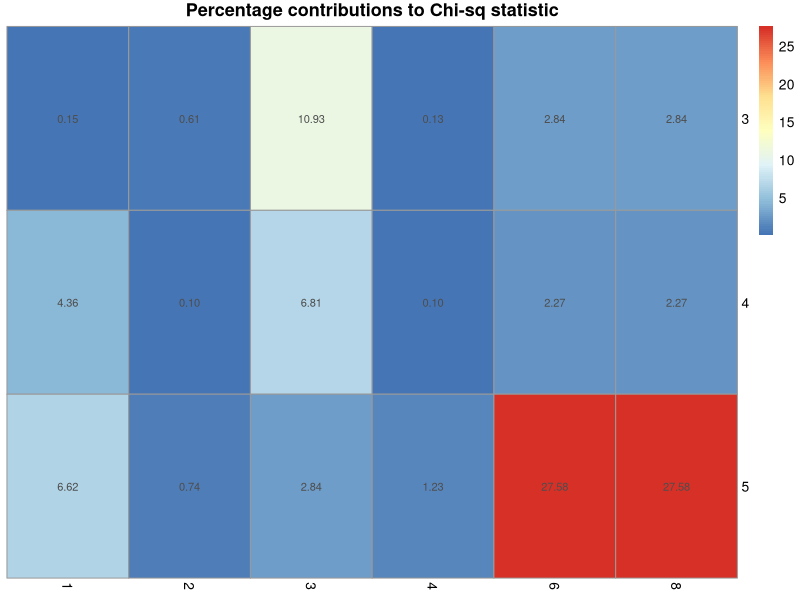
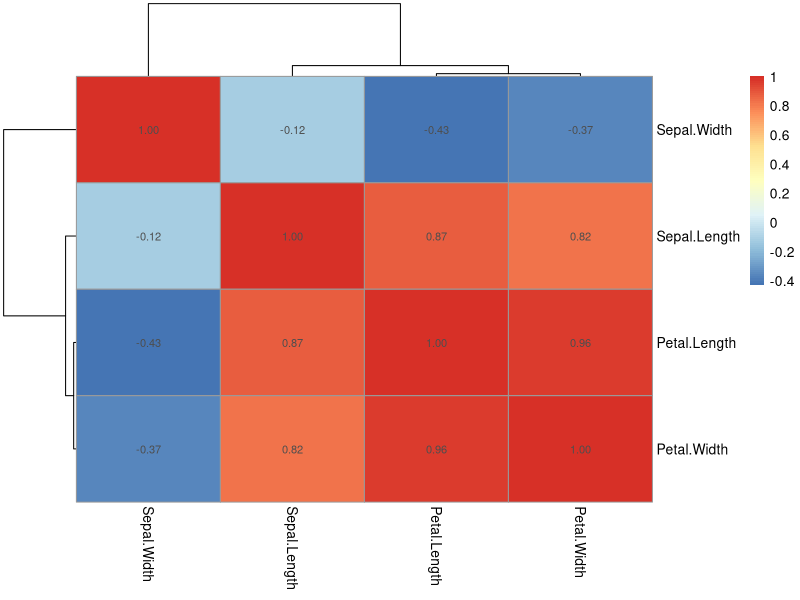
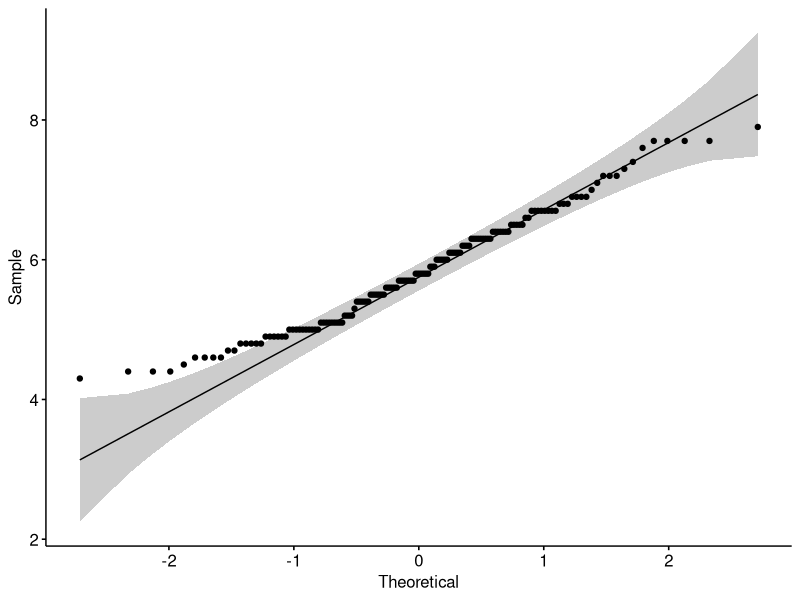
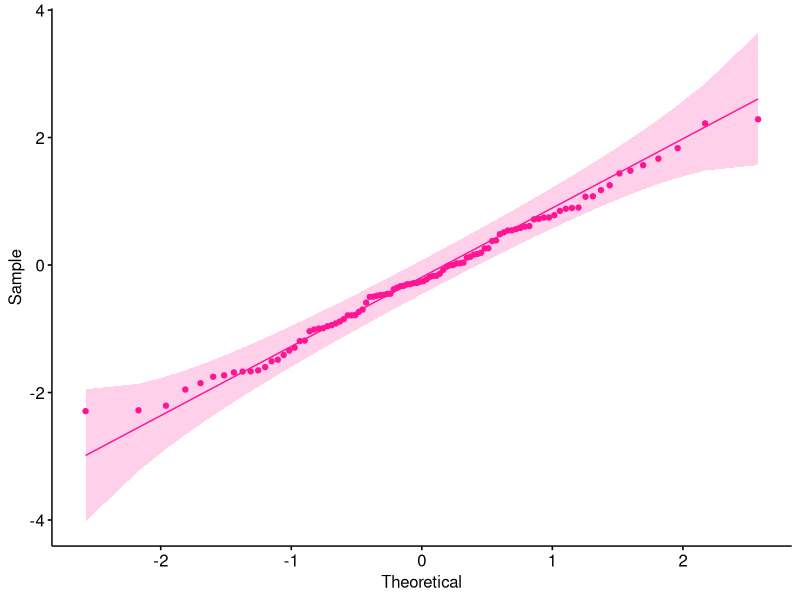
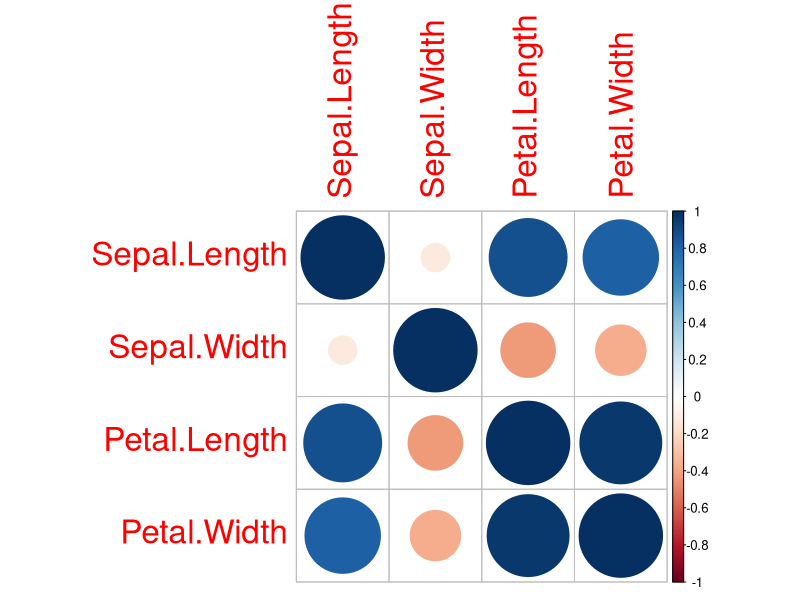

These figures' R source, in order:
data()
mtcars
View(mtcars)
??mtcars
data <- table(mtcars$gear, mtcars$carb)
chi <- chisq.test(data)
factor(mtcars$carb)
chi$statistic
observed_counts <- chi$observed
expected_counts <- chi$expected
print(round(chi$expected), 2)
#create heatmap for percentage contributions
#Calculate contribution to chi-square statistic
contributions <- (observed_counts-expected_counts)^2 / expected_counts
total <- sum(contributions)
#Calculate percentage contributions
total_chi_square <- chi$statistic
percentage_contributions <- 100 * contributions / total
#print percentage contributions
print(round(percentage_contributions, 2))

library(pheatmap)
pheatmap(percentage_contributions, display_numbers = TRUE,
         cluster_rows = FALSE, cluster_cols = FALSE,
         main = "Percentage contributions to Chi-sq statistic")

correlation_matrix <- cor(iris[, 1:4])
pheatmap(correlation_matrix, display_numbers = TRUE)

#Exporting

png(file = "corrplot.png", width = 4000, height = 4000, units = "px",
    res = 600) 
corrplot::corrplot(correlation_matrix, tl.cex = 2)
dev.off()

#Work on air quality data set
#table(is.na(airquality))

??ggqqplot
library(ggpubr)
library(ggplot2)
ggqqplot(iris$Sepal.Length)
shapiro.test(iris$Sepal.Length) 
#If p value is less than alpha, significant, null rejected, data non-normal
x <- rnorm(100,0,1)
shapiro.test(scale(x))
ggqqplot(x, color = "deeppink")

